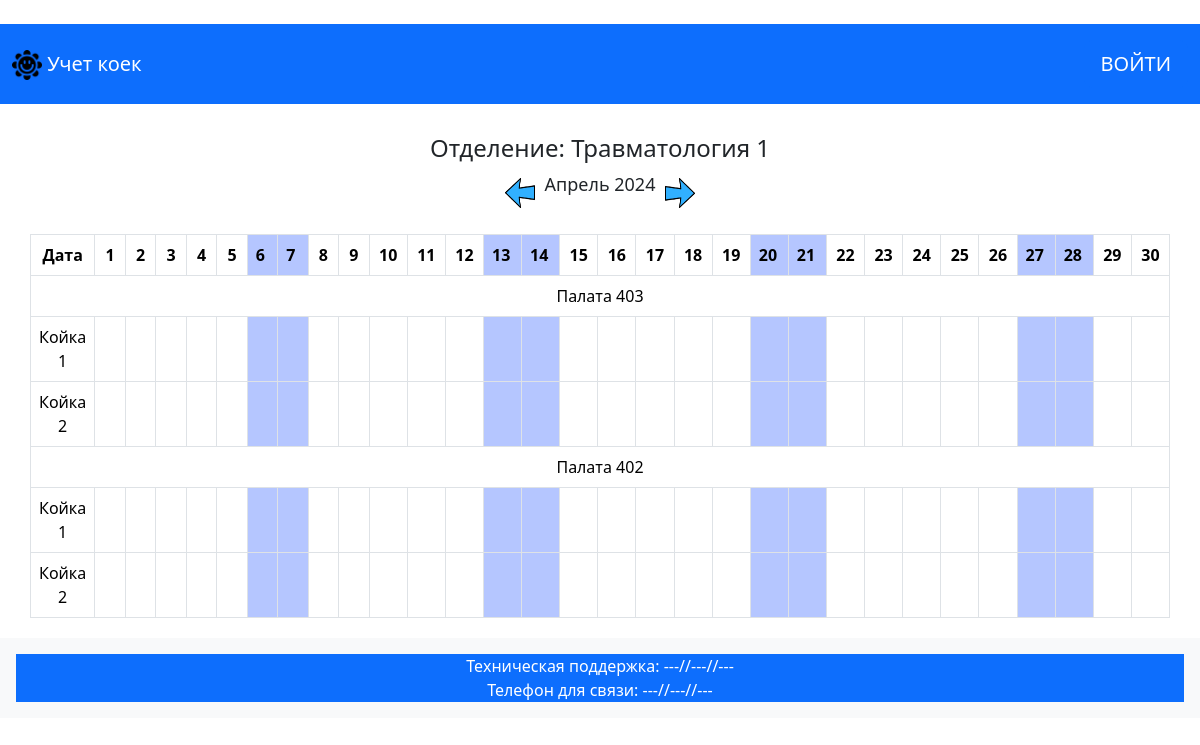
The page /travmatologiia-1/2024/4/ on the database its author committed.
### department/models.py (models this page shows, shortened)
class DepartmentModel(models.Model):
    name = models.CharField(
        max_length=STRING_MAX_LENGTH,
        verbose_name='Название отделения',
        unique=True,)
    address = models.CharField(
        max_length=STRING_MAX_LENGTH*2,
        verbose_name='Адрес')
    slug = models.SlugField(
        verbose_name='Слаг',
        unique=True,
        editable=False,)
    class Meta:
        verbose_name = 'Отделение'
        verbose_name_plural = 'Отделения'
    def __str__(self):
        return self.name

class WardModel(models.Model):
    name = models.CharField(
        max_length=STRING_MAX_LENGTH,
        verbose_name='Наименование палаты',
        )
    department = models.ForeignKey(
        DepartmentModel,
        on_delete=models.PROTECT,
        null=True,
        blank=True,
        verbose_name='Находится в отделении',
    )
    slug = models.SlugField(
        verbose_name='Слаг',
        unique=True,
        editable=False,)
    class Meta:
        verbose_name = 'Палата'
        verbose_name_plural = 'Палаты'

class BedModel(models.Model):
    number = models.CharField(
        max_length=STRING_MAX_LENGTH,
        verbose_name='Номер койки',
        )
    ward = models.ForeignKey(
        WardModel,
        on_delete=models.PROTECT,
        null=True,
        blank=True,
        verbose_name='Находится в палате',
    )
    slug = models.SlugField(
        verbose_name='Слаг',
        unique=True,
        editable=False,)
    class Meta:
        verbose_name = 'Койка'
        verbose_name_plural = 'Койки'

### pilgrim/views.py (the view, shortened to what this page needs)
# urls.py: path('<str:department_slug>/<int:year>/<int:month>/', AccountBedsView.as_view(), name='account_beds'),
class AccountBedsView(ListView):
    model = WardModel
    template_name = 'account_beds.html'
    context_object_name = 'wards'
    def get_queryset(self):
        department_slug = self.kwargs.get('department_slug')
        department = DepartmentModel.objects.get(slug=department_slug)
        queryset = WardModel.objects.filter(department=department)
        return queryset
    def get_context_data(self, **kwargs):
            context = super().get_context_data(**kwargs)
            context['department_slug'] = self.kwargs.get('department_slug')
            context['year'] = int(self.kwargs.get('year'))
            context['month'] = int(self.kwargs.get('month'))
            department_slug = self.kwargs.get('department_slug')
            department = DepartmentModel.objects.get(slug=department_slug)
            wards = self.get_queryset().filter(department=department)
            context['wards'] = wards
            context['department'] = department
            year = int(self.kwargs.get('year'))
            month = int(self.kwargs.get('month'))
            previous_month = month
            next_month = month
            if month == 1:
                previous_month = 12
                previous_year = year - 1
            else:
                previous_month -= 1
                previous_year = year
            if month == 12:
                next_month = 1
                next_year = year + 1
            else:
                next_month += 1
                next_year = year
            context['previous_month'] = previous_month
            context['previous_year'] = previous_year
            context['next_month'] = next_month
            context['next_year'] = next_year
            month_name = MONTH_NAMES.get(month)
            context['month_name'] = month_name
            year = int(self.kwargs.get('year'))
            month = int(self.kwargs.get('month'))
            _, num_days = calendar.monthrange(year, month)
            days_with_markings = {day: 'Weekend' if calendar.weekday(year, month, day) in [5, 6] else 'Weekday' for day in range(1, num_days + 1)}
            occupancy_data = []
            for ward in wards:
                for bed in ward.bedmodel_set.all():
                    bed_data = {
                        'ward': ward.name,
                        'number': bed.number,
                        'department': bed.ward.department.name,
                        'occupancy': [
                            {
                                'day': day,
                                'occupied': False,
                                'first_day': False,
                                'last_day': False,
                                'operation': False,
                                'color': '#9fb5ffc4' if calendar.weekday(year, month, day) in [5, 6] else '#FFFFFF',  # Change color based on weekday
                                'prev_color': '#FFFFFF'
                            } for day in range(1, num_days + 1)
                        ]
                    }
                    occupancy_data.append(bed_data)
            bookings = OccupyWardModel.objects.order_by('date_checkin').filter(Q(date_checkin__lte=datetime(year, month, num_days)) & Q(date_checkout__gte=datetime(year, month, 1)))
            for booking in bookings:
                current_date = booking.date_checkin
                while current_date <= booking.date_checkout:
                    if current_date.month == month:
                        for bed_data in occupancy_data:
                            if bed_data['ward'] == booking.bed.ward.name and bed_data['number'] == booking.bed.number and bed_data['department'] == booking.bed.ward.department.name:
                                day_data = next((day for day in bed_data['occupancy'] if day['day'] == current_date.day), None)
                                if day_data:
                                    day_data['occupied'] = True
                                    if current_date == booking.date_checkin:
                                        day_data['first_day'] = True
                                    if current_date == booking.date_checkout:
                                        day_data['last_day'] = True
                                    day_data['operation'] = booking.operation
                                    day_data['color'] = booking.color
                                    day_data['ward_slug'] = booking.bed.ward.slug
                                    day_data['bed_slug'] = booking.bed.slug
                                    day_data['prev_color'] = bed_data['occupancy'][current_date.day - 2]['color'] if current_date.day > 1 else '#FFFFFF'
                    current_date += timezone.timedelta(days=1)
            context['num_days'] = num_days + 1
            context['days_with_markings'] = days_with_markings
            context['occupancy_data'] = occupancy_data
            return context

### templates/account_beds.html (shortened to what this page needs)
{% extends 'base.html' %}
{% block body_site_page %}
{% load static %}
<div class="date-container">
    <h2 class="department-heading">Отделение: {{ department }}</h2>
    <div class="navigation">
        <a class="st_left" href="{% url 'account_beds' department_slug=department_slug year=previous_year month=previous_month %}">
            <img src="{% static '/img/st_left.png' %}" alt="" width="30" height="30" class="d-inline-block align-text-top">
        </a>
        <p class="month-year">{{ month_name }} {{ year }}</p>
        <a class="st_right" href="{% url 'account_beds' department_slug=department_slug year=next_year month=next_month %}">
            <img src="{% static '/img/st_right.png' %}" alt="" width="30" height="30" class="d-inline-block align-text-top">
        </a>
    </div>
</div>
<div class="table-container">
    <table class="table table-bordered custom-table">
        <thead>
            <tr>
                <th scope="col" class="text-center">Дата</th>
                {% for day, marking in days_with_markings.items %}
                    {% if marking == 'Weekend' %}
                        <th scope="col" style="background: linear-gradient(to top right, #9fb5ffc4 20%, #9fb5ffc4 80%)">{{day}}</th>
                    {% else %}
                        <th scope="col" class="text-center">{{day}}</th>
                    {% endif %}
                {% endfor %}
            </tr>
        </thead>
        <tbody>
            {% for ward in wards %}
                <tr>
                    <td colspan="{{ num_days }}" class="text-center">Палата {{ ward.name }}</td>
                </tr>
                {% for bed in ward.bedmodel_set.all %}
                    {% for bed_data in occupancy_data %}
                        {% if ward.name == bed_data.ward and bed.number == bed_data.number %}
                            <tr>
                                <td class="text-center">Койка {{ bed.number }}</td>
                                {% for day_data in bed_data.occupancy %}
                                    {% if day_data.occupied %}
                                    {% if day_data.first_day and not day_data.last_day %}
                                        <td class="clickable-cell" onclick="window.location.href='{% url 'day_info' department_slug=department_slug ward_slug=bed.ward.slug bed_slug=bed.slug year=year month=month day=day_data.day %}'" style="background: linear-gradient(to top left, {{ day_data.color }} 50%, #ffffff 50%); color: transparent"></td>
                                    {% elif day_data.first_day %}
                                        <td class="clickable-cell" onclick="window.location.href='{% url 'day_info' department_slug=department_slug ward_slug=bed.ward.slug bed_slug=bed.slug year=year month=month day=day_data.day %}'" style="background: linear-gradient(to top left, {{ day_data.color }} 50%, {{ day_data.prev_color }} 50%); color: transparent"></td>
                                    {% elif day_data.last_day %}
                                        <td {% if user.is_authenticated and user.department.slug == department_slug %} class="clickable-cell" onclick="window.location.href='{% url 'create_occupy_ward' department_slug=department_slug ward_slug=bed.ward.slug bed_slug=bed.slug year=year month=month day=day_data.day %}'" {% endif %} style="background: linear-gradient(to top left, #ffffff 50%, {{ day_data.color }} 50%); color: transparent"></td>
                                    {% else %}
                                        {% if day_data.operation %}
                                            <td class="clickable-cell" onclick="window.location.href='{% url 'day_info' department_slug=department_slug ward_slug=bed.ward.slug bed_slug=bed.slug year=year month=month day=day_data.day %}'" style="background: linear-gradient(to top right, {{ day_data.color }} 80%, #FF0000 20%); color: transparent"></td>
                                        {% else %}
                                            <td class="clickable-cell" onclick="window.location.href='{% url 'day_info' department_slug=department_slug ward_slug=bed.ward.slug bed_slug=bed.slug year=year month=month day=day_data.day %}'" style="background: linear-gradient(to top left, {{ day_data.color }} 50%, {{ day_data.color }} 50%); color: transparent"></td>
                                        {% endif %}
                                    {% endif %}
                                {% else %}
                                    {% if day_data.color == "#9fb5ffc4" %}
                                        <td style="background: linear-gradient(to top left, {{ day_data.color }} 50%, {{ day_data.color }} 50%); color: transparent" ></td>
                                    {% else %}
                                        <td ></td>
                                    {% endif %}
                                {% endif %}
                                {% endfor %}
                            </tr>
                        {% endif %}
                    {% endfor %}
                {% endfor %}
            {% endfor %}
        </tbody>
    </table>
</div>
{% endblock body_site_page %}

### templates/account_beds.html (style rules this page uses)
.custom-table { width: 95%; margin: 0 auto; }
.custom-table th:not(:first-child), .custom-table td:not(:first-child) { width: 52px; }
.table-container { margin-top: 20px; margin-bottom: 20px; }
.department-heading { text-align: center; font-size: 24px; margin-top: 10px; }
.month-year { text-align: center; font-size: 18px; }
.date-container { display: flex; justify-content: center; align-items: center; flex-direction: column; text-align: center; margin-top: 20px; }
.navigation { display: flex; align-items: center; }
.st_left, .st_right { margin: 0 10px; }

### rows shown on the page
DepartmentModel: name "Травматология 1"
WardModel: name "403"
BedModel: number "1"
BedModel: number "2"
WardModel: name "402"
BedModel: number "1"
BedModel: number "2"

### other values the page prints
{{ month_name }} "Апрель"
{{ year }} "2024"
{{ day }} "1" "2" "3" "4" "5" "8" "9" "10" "11" "12" "15" "16" "17" "18" "19" "22" "23" "24" "25" "26" "29" "30"
{{ day }} "6" "7" "13" "14" "20" "21" "27" "28"
